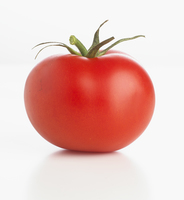
#> input picture src/open_cv/images/tomato.jpg, 184 x 200 px, found by its file name
$ python image_thresholding.py
#> lines starting #> are read from the running program, lines starting #| are printed output that depends on the picture; after the words box and inside, x2 and y2 are one past the last pixel; in counts of white or black regions, pixels touching at a corner belong together
#!/usr/bin/env python

from mimetypes import read_mime_types
import cv2
from cv2 import threshold


def read_image(image_name, as_gray):
#> called with image_name = 'src/open_cv/images/tomato.jpg', as_gray = True
    if as_gray:
        image = cv2.imread(image_name, cv2.IMREAD_GRAYSCALE)
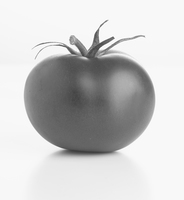
#> image: shape (200, 184); min 61, max 255, mean 203
    else:
        image = cv2.imread(image_name, cv2.IMREAD_COLOR)
    cv2.imshow('Image', image)
    return image


def basic_thresholding(gray_image, threshol_value):
    # THRESH_BINARY_INV: Hinh trang, nen den
    # THRESH_BINARY: Hinh den, nen trang
#> called with threshol_value = 115
    ret, thresh_basic = cv2.threshold(gray_image, threshol_value, 255,
                                        cv2.THRESH_BINARY_INV)
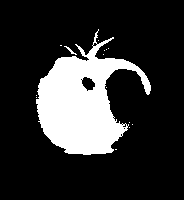
#> thresh_basic: shape (200, 184); 19.2% white; 15 white regions (13 under 20 px), largest, box (x1, y1, x2, y2) and area: (36, 29, 151, 155) 7018, (64, 46, 77, 55) 28
#> ret = 115
    cv2.imshow('Basic Binary Image',thresh_basic)


def adaptive_thresholding(gray_image, threshol_value):
#> called with threshol_value = 115
    adaptive_threshold_image = cv2.adaptiveThreshold(gray_image,
                                        255,
                                        cv2.ADAPTIVE_THRESH_MEAN_C,
                                        cv2.THRESH_BINARY_INV,
                                        threshol_value,
                                        2)
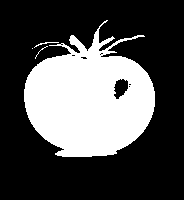
#> adaptive_threshold_image: shape (200, 184); 31.1% white; 4 white regions (2 under 20 px), largest, box (x1, y1, x2, y2) and area: (24, 20, 155, 157) 11413, (34, 42, 59, 48) 31
    cv2.imshow("Adaptive Threshold Image",adaptive_threshold_image)


def main():

    #
    image_name = "src/open_cv/images/tomato.jpg"
    as_gray = True
    threshol_value = 115
    gray_image = read_image(image_name, as_gray)
    basic_thresholding(gray_image, threshol_value)
    adaptive_thresholding(gray_image, threshol_value)

    cv2.waitKey(0)
    cv2.destroyAllWindows()


if __name__ == '__main__':
    main()

$ run again, with src/open_cv/images/chess.jpg copied over src/open_cv/images/tomato.jpg
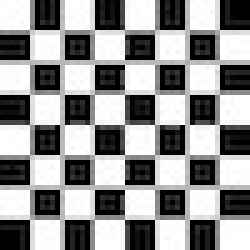
#> input picture src/open_cv/images/chess.jpg, 50 x 50 px, found by its file name (shown 5 times larger)
#> in read_image, image is the input picture: shape (50, 50); min 0, max 255, mean 145.1
#> in basic_thresholding, `ret, thresh_basic = cv2.threshold(gray_image, threshol_value, 255, cv2..`:
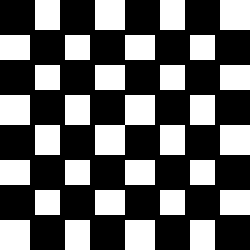
#> thresh_basic: shape (50, 50) (shown 5 times larger); 38.7% white; 31 white regions, largest, box (x1, y1, x2, y2) and area: (19, 19, 31, 31) 72, (19, 0, 25, 6) 36, (44, 0, 50, 6) 36
#> ret = 115
#> in adaptive_thresholding, `adaptive_threshold_image = cv2.adaptiveThreshold(gray_image, 255, cv2...`:
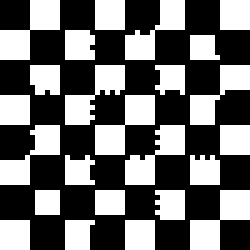
#> adaptive_threshold_image: shape (50, 50) (shown 5 times larger); 42.2% white; 24 white regions, largest, box (x1, y1, x2, y2) and area: (0, 0, 12, 12) 72, (19, 19, 31, 31) 72, (38, 38, 50, 50) 72

$ run again, with src/open_cv/images/flower.jpg copied over src/open_cv/images/tomato.jpg
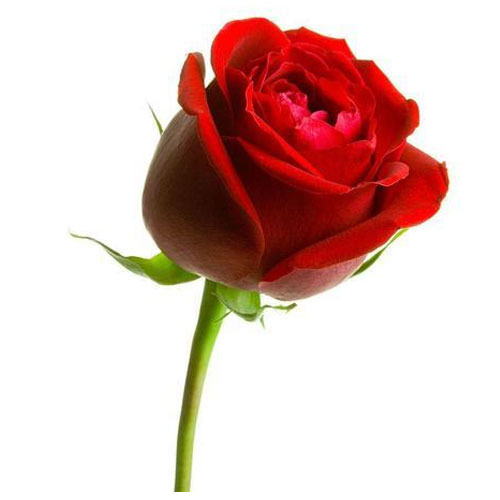
#> input picture src/open_cv/images/flower.jpg, 500 x 500 px, found by its file name
#> in basic_thresholding, `ret, thresh_basic = cv2.threshold(gray_image, threshol_value, 255, cv2..`:
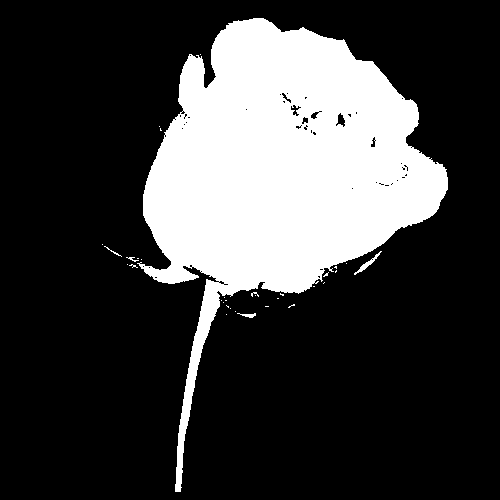
#> thresh_basic: shape (500, 500); 24.3% white; 33 white regions (28 under 20 px), largest, box (x1, y1, x2, y2) and area: (137, 18, 448, 492) 60452, (354, 251, 382, 275) 113, (237, 313, 256, 318) 48, (104, 246, 122, 257) 27, (126, 257, 139, 262) 24
#> ret = 115
#> in adaptive_thresholding, `adaptive_threshold_image = cv2.adaptiveThreshold(gray_image, 255, cv2...`:
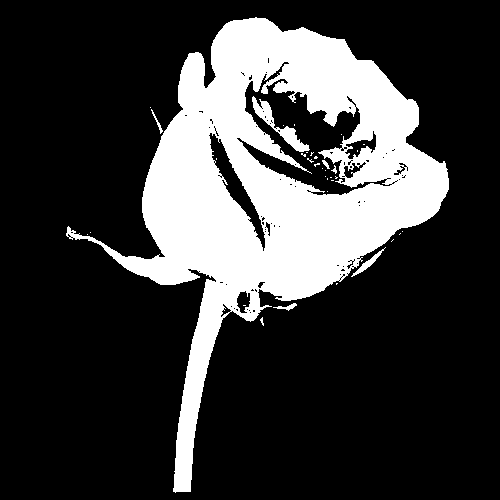
#> adaptive_threshold_image: shape (500, 500); 23.3% white; 36 white regions (29 under 20 px), largest, box (x1, y1, x2, y2) and area: (66, 17, 449, 493) 57028, (252, 96, 310, 152) 715, (351, 247, 386, 277) 177
